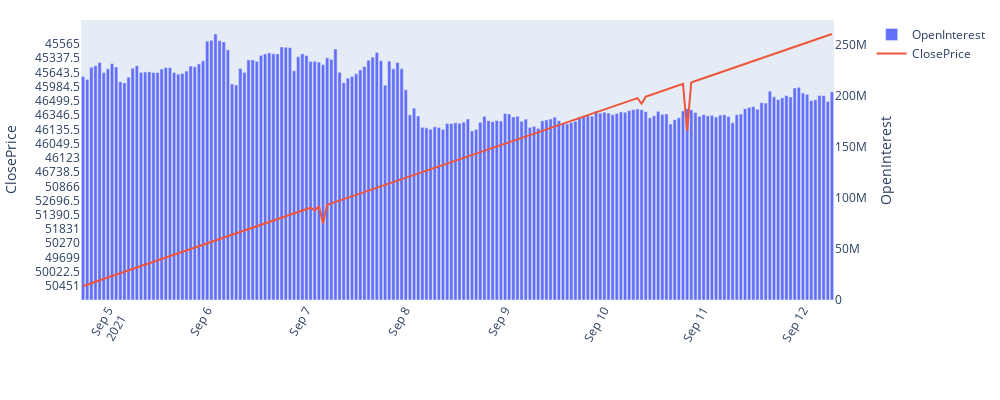

Here is the notebook cell this chart was saved with:
### Code cell
# OpenInetestと同時刻のclose priceを同時にプロット

fig = go.Figure(
    data = [
        go.Bar(x = df_1["date"], y = df_1['open_interest'], name = 'OpenInterest',yaxis='y1'),
        go.Scatter(x = df_1["date"], y = df_1['close'] , name = 'ClosePrice',  yaxis='y2')
    ],
    layout = go.Layout(
        xaxis = dict(showgrid=False, tickangle=-60),
        yaxis = dict(title = 'OpenInterest', side = 'right', showgrid=False),
        yaxis2 = dict(title = 'ClosePrice', side = 'left',showgrid=False, overlaying = 'y'),
        margin=dict(l=20, r=10, t=20, b=100, autoexpand=True),
        legend=dict(x=1.05, xanchor='left', y=1, yanchor='auto'),
        height=400,
        width=1000)
)
fig.update_layout(barmode='group')
fig.show()

### Figure 1 — Plotly figure (JSON) as saved in the notebook; plotly's stock layout.template omitted (floating-point values rounded to 4 significant figures; data arrays with more than 128 entries replaced by an {"elided": "..."} marker saying what was removed)
{"data": [{"name": "OpenInterest", "type": "bar", "x": {"elided": "182 str values"}, "y": {"elided": "182 int values"}, "yaxis": "y"}, {"name": "ClosePrice", "type": "scatter", "x": {"elided": "182 str values"}, "y": {"elided": "182 str values"}, "yaxis": "y2"}], "layout": {"barmode": "group", "height": 400, "legend": {"x": 1.05, "xanchor": "left", "y": 1, "yanchor": "auto"}, "margin": {"autoexpand": true, "b": 100, "l": 20, "r": 10, "t": 20}, "width": 1000, "xaxis": {"showgrid": false, "tickangle": -60}, "yaxis": {"showgrid": false, "side": "right", "title": {"text": "OpenInterest"}}, "yaxis2": {"overlaying": "y", "showgrid": false, "side": "left", "title": {"text": "ClosePrice"}}}}
